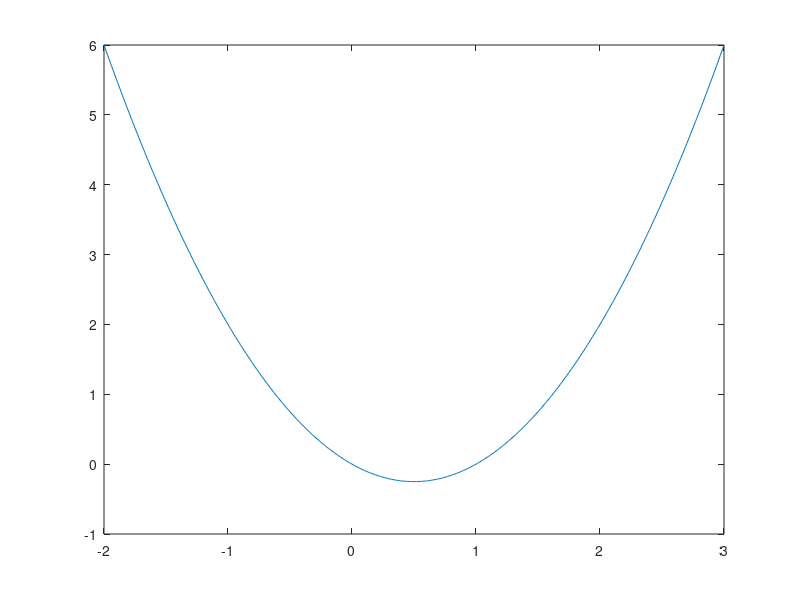

Write MATLAB code to recreate this figure. (Note: this script raises an error after producing the figure.)
%Script to run the line search on the simple test platform
%Copyright (c) 2015 Isaiah Bell
%All rights reserved
clear
clc
%setup test function
simple = @(x) (x.^2-x);
%prepare plotting the function
test_x = [-2:0.01:3];
simple_y = simple(test_x);
plot(test_x,simple_y)
%create an objective function handle to pass around
%this returns [f, f'] of the simple function above
objective = @(x)(deal((x^2-x),(2*x-1))) 
%configure the linesearch parameters here
x_prev = 2;
mu_1 = 1e-4;
mu_2 = 0.9;
alpha_init = input('Enter inital step length: ');
alpha_max = 3;

%do a bad thing and have infinite while loop to simulate do while
while true
	%compute the descent direction of the objective function
	%in this case we directly evaluate the gradient and then normalize
	[f_init,g_init] = objective(x_prev);
	p = -g_init./norm(g_init);

	step = mdoLineSearch(objective, p, x_prev, mu_1, mu_2, alpha_init, alpha_max);
	%jump to this point
	x_curr = x_prev + p*step;
	%these two never change
	hold on
	plot(x_curr,simple(x_curr),'rd');
	hold on
	%test if the gradient has been reduced enough to quit
	[f_curr, g_curr] = objective(x_curr);
	if (norm(g_curr) < norm(g_init)*1e-6)
		break;
	else
		disp(norm(g_curr)/norm(g_init))
	end
	input('Proceed?')
	x_prev = x_curr

end
